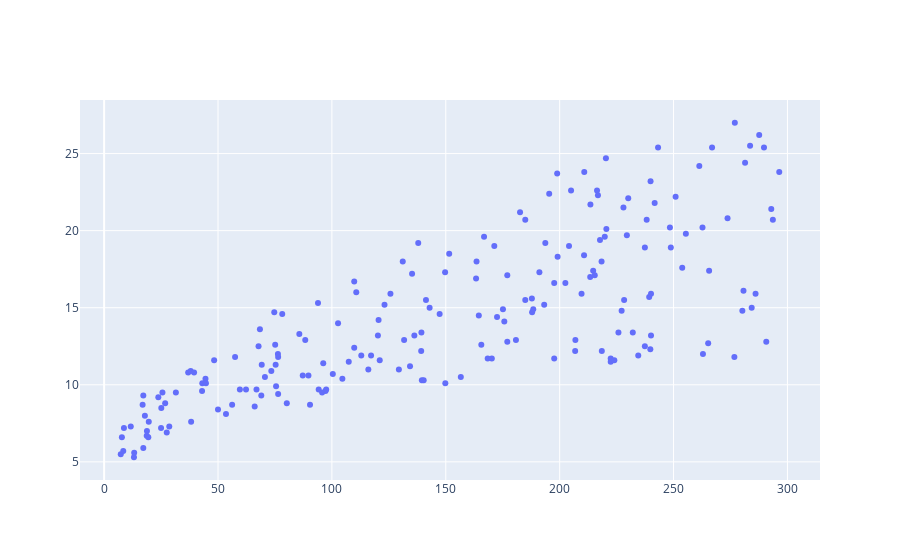

Source (notebook cell):
### Markdown cell above
<h3>Scatter Plot</h3>

### Code cell
go.Figure(go.Scatter(x=df_Ad.TV, y=df_Ad.Sales, mode='markers', name='Data'))

### Figure 1 — Plotly figure (JSON) as saved in the notebook; plotly's stock layout.template omitted (floating-point values rounded to 4 significant figures; data arrays with more than 128 entries replaced by an {"elided": "..."} marker saying what was removed)
{"data": [{"mode": "markers", "name": "Data", "type": "scatter", "x": {"elided": "194 float values"}, "y": {"elided": "194 float values"}}], "layout": {"autosize": true, "xaxis": {"autorange": true, "range": [-11.95, 315.7], "type": "linear"}, "yaxis": {"autorange": true, "range": [3.509, 28.79], "type": "linear"}}}
